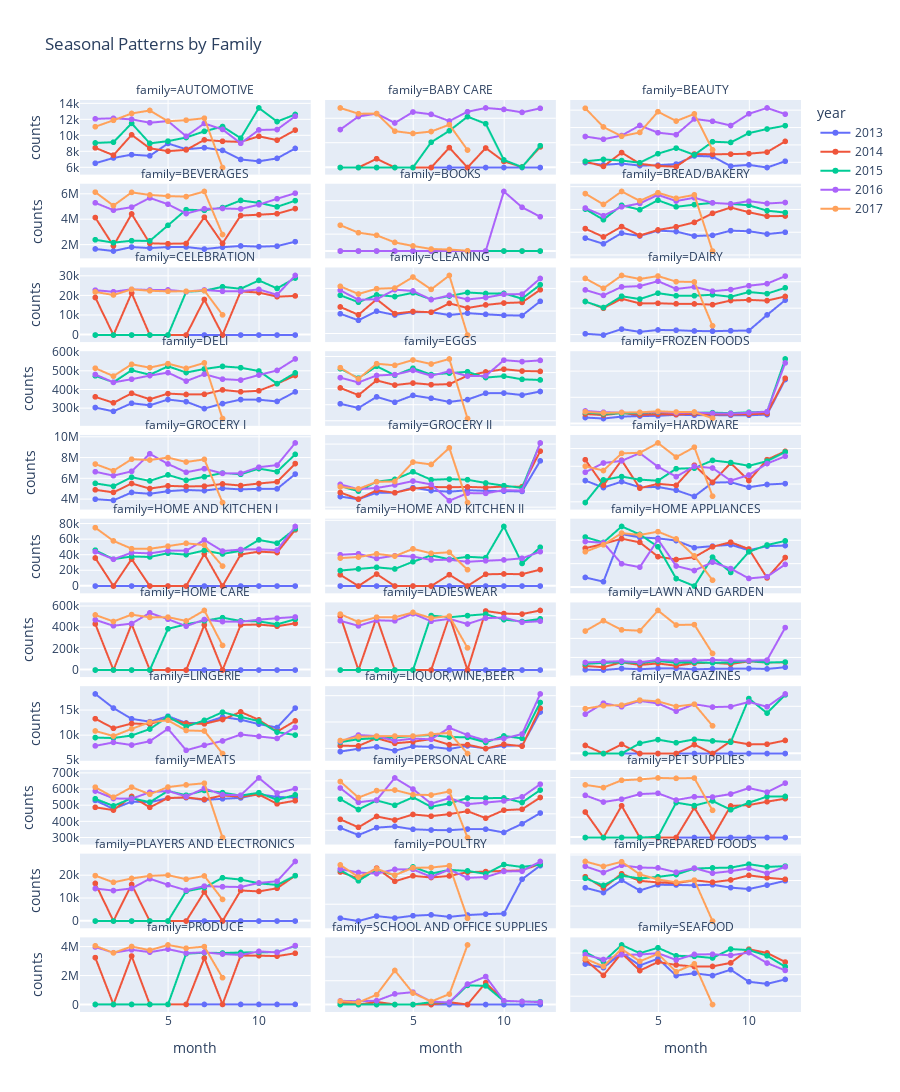

Notebook source saved alongside this figure:
### Code cell
sales_monthly_family['month'] = sales_monthly_family['date'].dt.month
sales_monthly_family['year'] = sales_monthly_family['date'].dt.year

fig = px.line(sales_monthly_family, x='month', y='counts', title='Seasonal Patterns by Family', color='year', 
        facet_col='family', facet_col_wrap=3, markers=True, height=2000,
        facet_row_spacing=0.01, facet_col_spacing=0)
fig.update_yaxes(matches=None)
fig
